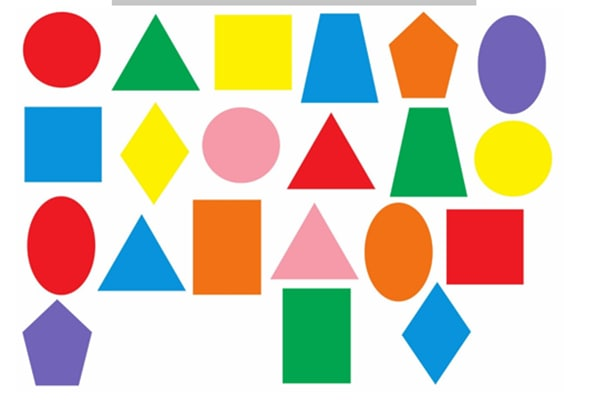
#> input picture lab5/5.jpg, 596 x 403 px; its folder holds only this picture in this run
$ python detector.py
#> lines starting #> are read from the running program, lines starting #| are printed output that depends on the picture; after the words box and inside, x2 and y2 are one past the last pixel; in counts of white or black regions, pixels touching at a corner belong together
import cv2
from easygui import fileopenbox

def ft_detectShape(c):
    shape = ""
    peri = cv2.arcLength(c, True)
    approx = cv2.approxPolyDP(c, 0.01 * peri, True)
    if len(approx) > 5:
        (x, y, w, h) = cv2.boundingRect(approx)
        ar = w / float(h)
        if (ar >= 0.9 and ar <= 1.1):
            shape = "circle"
    return shape

def main():
    name_files = []
    flt=["*.jpg", "*.png"]
    path = fileopenbox("image",
                       "select file",
                       default = flt[0],
                       filetypes = flt)
#> the answer given: 5.jpg
    if path:
        try:
            image = cv2.imread(path)
#> image is the input picture: shape (403, 596, 3); mean B, G, R 186.4, 202, 210.8
            gray = cv2.cvtColor(image, cv2.COLOR_BGR2GRAY)
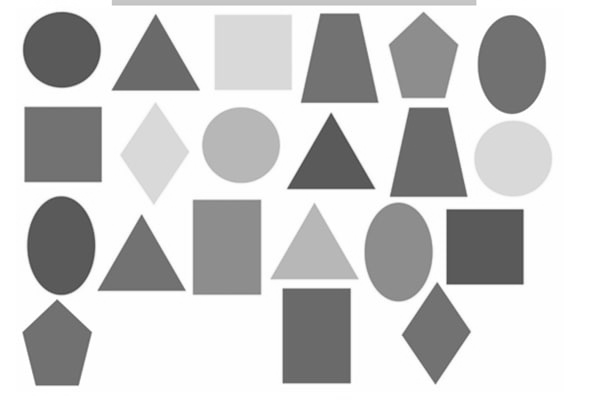
#> gray: shape (403, 596); min 69, max 255, mean 202.9
            thresh = cv2.adaptiveThreshold(gray,255,cv2.ADAPTIVE_THRESH_GAUSSIAN_C, cv2.THRESH_BINARY_INV,31,4)
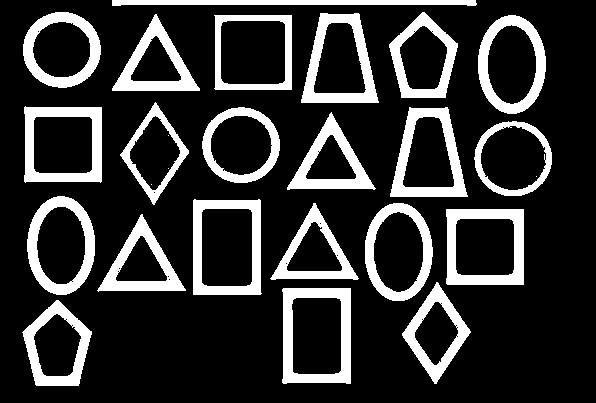
#> thresh: shape (403, 596); 19.8% white; 26 white regions (4 under 20 px)
            cnts = cv2.findContours(thresh, cv2.RETR_EXTERNAL, cv2.CHAIN_APPROX_SIMPLE)
#> cnts = 22 contours; largest, box (x1, y1, x2, y2) and area: (282, 288, 351, 384) 6313, (193, 199, 262, 295) 6303, (446, 209, 524, 285) 5714, (24, 106, 102, 183) 5640, (214, 15, 292, 90) 5626
            cnts = cnts[0] if len(cnts) == 2 else cnts[1]
            cnt = 0
            for c in cnts:
                shape = ft_detectShape(c)
                if (shape == "circle"):
                    cnt+=1
                x,y,w,h = cv2.boundingRect(c)
                cv2.putText(image, shape, (x, y + 15), cv2.FONT_HERSHEY_SIMPLEX, 0.9, (0,0,0), 2)
#> this loop made 22 passes
#> (shape, peri in ft_detectShape, x, y, w, h, ar in ft_detectShape) on passes 6, 9, 10, 13, 16, 21: ('', 275.3, 365, 203, 68, 98, 0.694), ('', 276.7, 27, 196, 68, 99, 0.687), ('circle', 251.9, 474, 121, 78, 75, 1.04), ('circle', 252.5, 202, 107, 78, 76, 1.03), ('', 276.1, 478, 15, 68, 99, 0.687), ('circle', 253, 23, 12, 78, 76, 1.03)
#> (shape, peri in ft_detectShape, approx in ft_detectShape, x, y, w, h) on passes 2, 3, 4, 5, 7, 8: ('', 326.5, [[283, 288], [282, 382], [350, 383], [350, 288]], 282, 288, 69, 96), ('', 260.1, [[437, 282], [402, 333], [434, 383], [470, 332]], 402, 282, 69, 102), ('', 277.9, [[142, 214], [98, 291], [185, 290]], 97, 214, 89, 78), ('', 304.2, [[446, 209], [447, 284], [523, 284], [523, 209]], 446, 209, 78, 76), ('', 277.3, [[313, 203], [270, 278], [357, 279]], 270, 203, 89, 77), ('', 324.5, [[194, 199], [193, 294], [260, 294], [260, 200]], 193, 199, 69, 96)
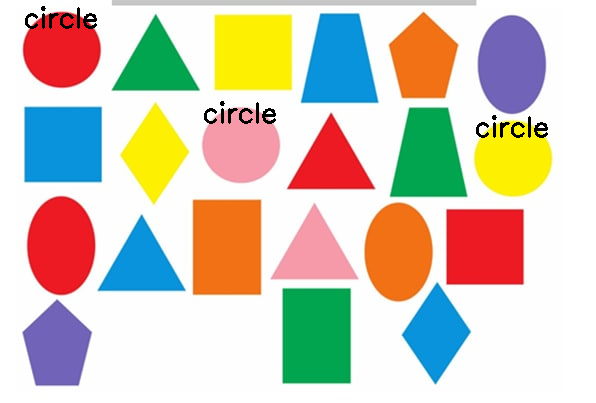
#> image: shape (403, 596, 3); 0.65% of pixels changed, all inside (x1, y1, x2, y2) = (25, 6, 548, 138)
#> after the loop, cnt = 3
            print(cnt)
#| 3
            cv2.imshow('image', image)
            cv2.waitKey(0)
            cv2.destroyAllWindows()
        except IOError:
            print("Are you crazy?!")

main()

$ run again, on lab5/9.jpg
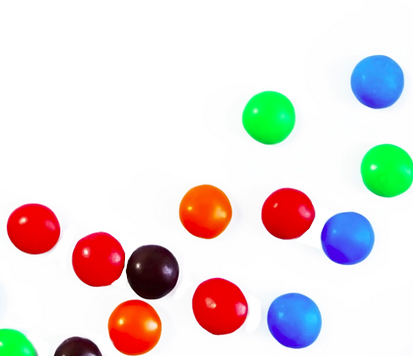
#> input picture lab5/9.jpg, 413 x 356 px
#> in main, image is the input picture: shape (356, 413, 3); mean B, G, R 219.9, 221.4, 229.7
#> in main, `thresh = cv2.adaptiveThreshold(gray,255,cv2.ADAPTIVE_THRESH_GAUSSIAN_C..`:
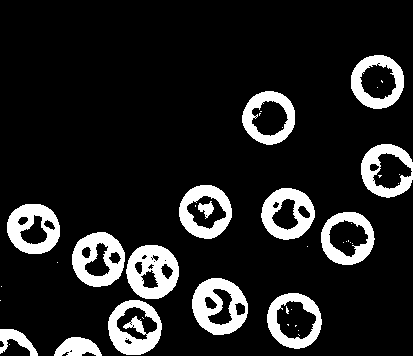
#> thresh: shape (356, 413); 13.4% white; 42 white regions (27 under 20 px)
#> cnts = 19 contours, 5 with area under 20; largest, box (x1, y1, x2, y2) and area: (192, 278, 248, 335) 2404, (267, 293, 322, 349) 2328, (108, 300, 162, 355) 2267, (72, 232, 125, 287) 2214, (126, 245, 179, 299) 2196
#> the loop in main, `for c in cnts:` made 19 passes
#> (shape, peri in ft_detectShape, x, y, w, h, ar in ft_detectShape) on passes 2, 3, 4, 6, 8, 11, 12, 13: ('', 129.4, 54, 337, 48, 19, 2.53), ('', 142.5, 0, 329, 38, 27, 1.41), ('circle', 178.9, 108, 300, 54, 55, 0.964), ('circle', 181.1, 267, 293, 55, 56, 0.982), ('circle', 185.1, 192, 278, 56, 57, 0.965), ('circle', 175.4, 126, 245, 53, 54, 1.02), ('circle', 177.4, 72, 232, 53, 55, 0.981), ('circle', 175.4, 321, 212, 54, 53, 1.02)
#> after the loop in main, `for c in cnts:`:
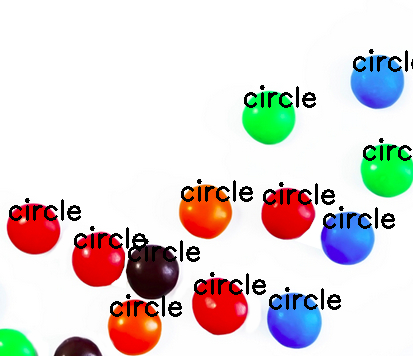
#> image: shape (356, 413, 3); 4% of pixels changed, all inside (x1, y1, x2, y2) = (9, 49, 413, 317)
#> after the loop in main, `for c in cnts:`: cnt = 12
#| 12

$ run again, on lab5/6.jpg
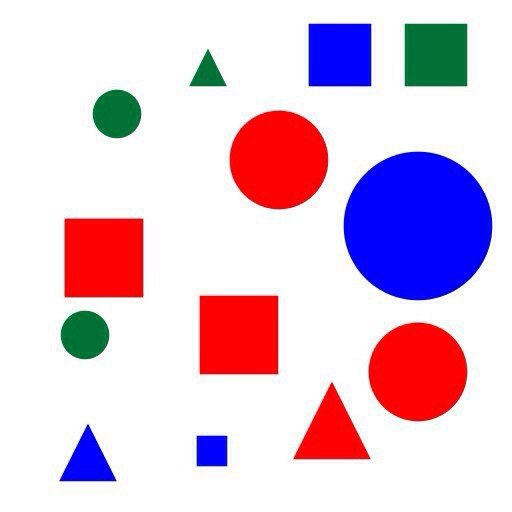
#> input picture lab5/6.jpg, 512 x 512 px
#> in main, image is the input picture: shape (512, 512, 3); mean B, G, R 217.6, 197.2, 222.3
#> in main, `thresh = cv2.adaptiveThreshold(gray,255,cv2.ADAPTIVE_THRESH_GAUSSIAN_C..`:
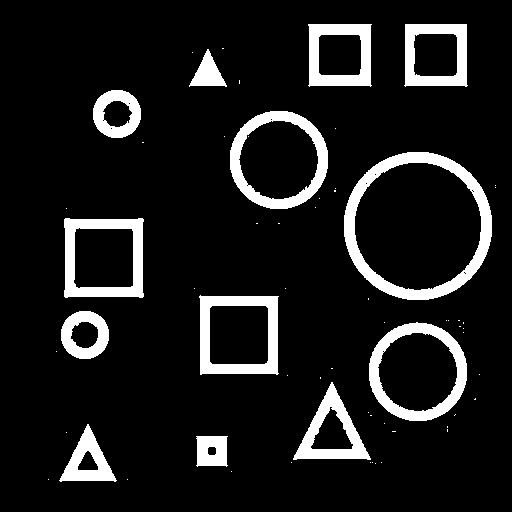
#> thresh: shape (512, 512); 10.7% white; 62 white regions (49 under 20 px)
#> cnts = 61 contours, 48 with area under 20; largest, box (x1, y1, x2, y2) and area: (344, 152, 492, 300) 17114, (369, 322, 467, 421) 7503, (230, 111, 328, 209) 7498, (64, 218, 144, 298) 5967, (199, 295, 279, 375) 5936
#> the loop in main, `for c in cnts:` made 61 passes
#> (shape, peri in ft_detectShape, x, y, w, h, ar in ft_detectShape) on passes 30, 35, 50, 54, 55: ('circle', 323.2, 369, 322, 98, 99, 0.99), ('circle', 157.5, 61, 311, 48, 48, 1), ('circle', 491.3, 344, 152, 148, 148, 1), ('circle', 323.6, 230, 111, 98, 98, 1), ('circle', 157.5, 93, 90, 48, 48, 1)
#> after the loop in main, `for c in cnts:`:
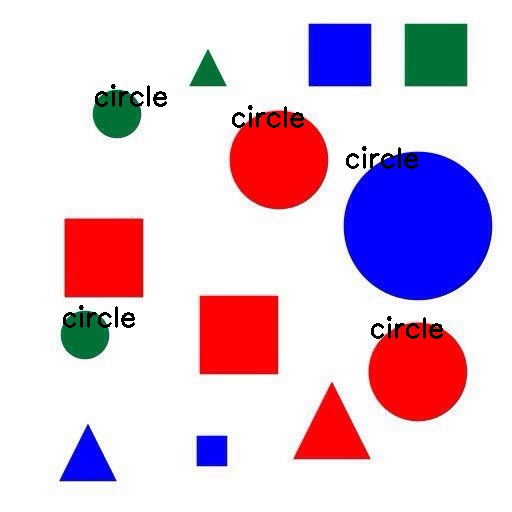
#> image: shape (512, 512, 3); 0.99% of pixels changed, all inside (x1, y1, x2, y2) = (63, 84, 443, 339)
#> after the loop in main, `for c in cnts:`: cnt = 5
#| 5

$ run again, on lab5/7.jpg
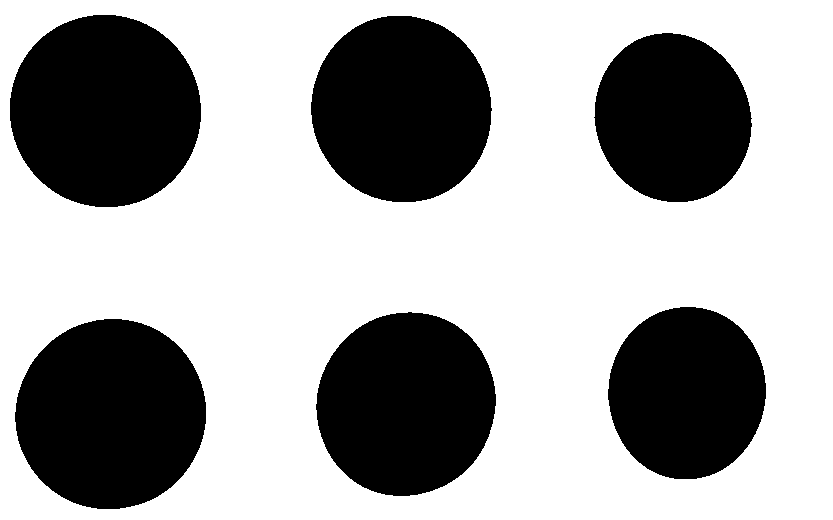
#> input picture lab5/7.jpg, 833 x 520 px
#> in main, image is the input picture: shape (520, 833, 3); 64.9% white; 6 black regions, box (x1, y1, x2, y2) and area: (10, 15, 201, 207) 28947, (15, 319, 206, 509) 28451, (311, 16, 492, 202) 26505, (316, 312, 496, 496) 25858, (608, 307, 766, 479) 21352, (594, 33, 752, 202) 20800
#> in main, `thresh = cv2.adaptiveThreshold(gray,255,cv2.ADAPTIVE_THRESH_GAUSSIAN_C..`:
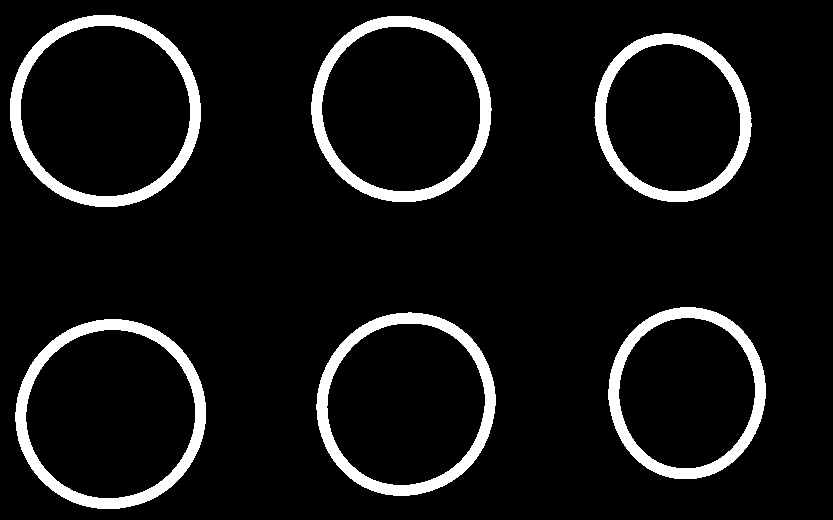
#> thresh: shape (520, 833); 8.1% white; 6 white regions
#> cnts = 6 contours; box (x1, y1, x2, y2) and area: (10, 15, 201, 207) 28675, (15, 319, 206, 509) 28182, (311, 16, 492, 202) 26244, (316, 312, 496, 496) 25601, (608, 307, 766, 479) 21118, (594, 33, 752, 202) 20569
#> the loop in main, `for c in cnts:` made 6 passes
#> (peri in ft_detectShape, x, y, w, h, ar in ft_detectShape) on passes 1 to 6: (628, 15, 319, 191, 190, 1.01), (599.8, 316, 312, 180, 184, 0.973), (544.7, 608, 307, 158, 172, 0.919), (539.5, 594, 33, 158, 169, 0.935), (606.4, 311, 16, 181, 186, 0.968), (633.1, 10, 15, 191, 192, 0.995)
#> after the loop in main, `for c in cnts:`:
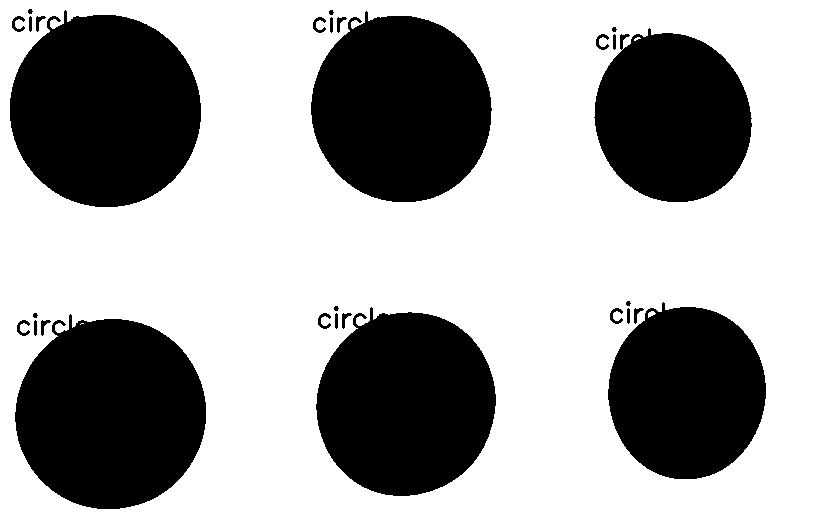
#> image: shape (520, 833, 3); 64.5% white; 29 black regions (6 under 20 px), largest, box (x1, y1, x2, y2) and area: (10, 10, 201, 207) 29078, (15, 314, 206, 509) 28616, (311, 11, 492, 202) 26607
#> after the loop in main, `for c in cnts:`: cnt = 6
#| 6

$ run again, on lab5/8.jpg
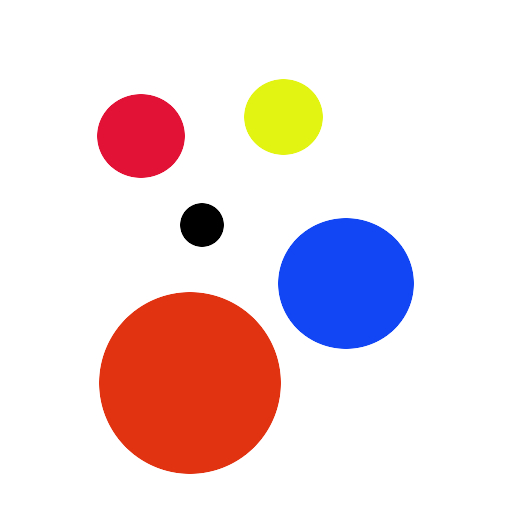
#> input picture lab5/8.jpg, 512 x 512 px
#> in main, image is the input picture: shape (512, 512, 3); mean B, G, R 220.8, 218.1, 236.8
#> in main, `thresh = cv2.adaptiveThreshold(gray,255,cv2.ADAPTIVE_THRESH_GAUSSIAN_C..`:
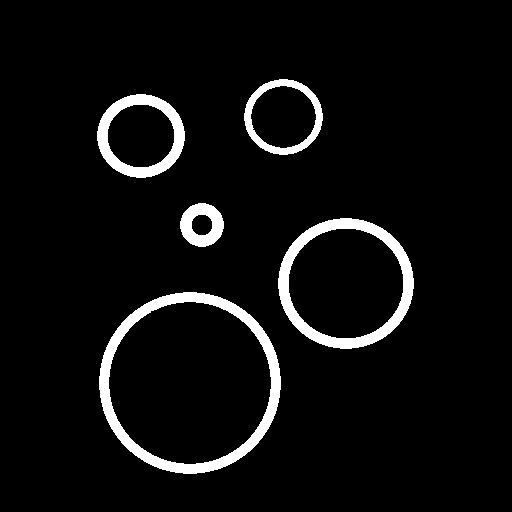
#> thresh: shape (512, 512); 5.6% white; 5 white regions
#> cnts = 5 contours; box (x1, y1, x2, y2) and area: (99, 292, 281, 474) 25655, (278, 218, 414, 349) 13724, (97, 94, 185, 178) 5635, (244, 79, 323, 155) 4544, (180, 203, 224, 247) 1439
#> the loop in main, `for c in cnts:` made 5 passes
#> (peri in ft_detectShape, x, y, w, h, ar in ft_detectShape) on passes 1 to 5: (599.8, 99, 292, 182, 182, 1), (438.6, 278, 218, 136, 131, 1.04), (141.5, 180, 203, 44, 44, 1), (281.4, 97, 94, 88, 84, 1.05), (252.1, 244, 79, 79, 76, 1.04)
#> after the loop in main, `for c in cnts:`:
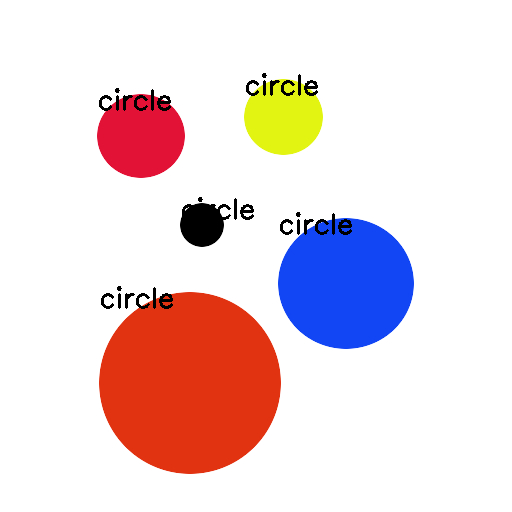
#> image: shape (512, 512, 3); 0.92% of pixels changed, all inside (x1, y1, x2, y2) = (99, 73, 352, 309)
#> after the loop in main, `for c in cnts:`: cnt = 5
#| 5
